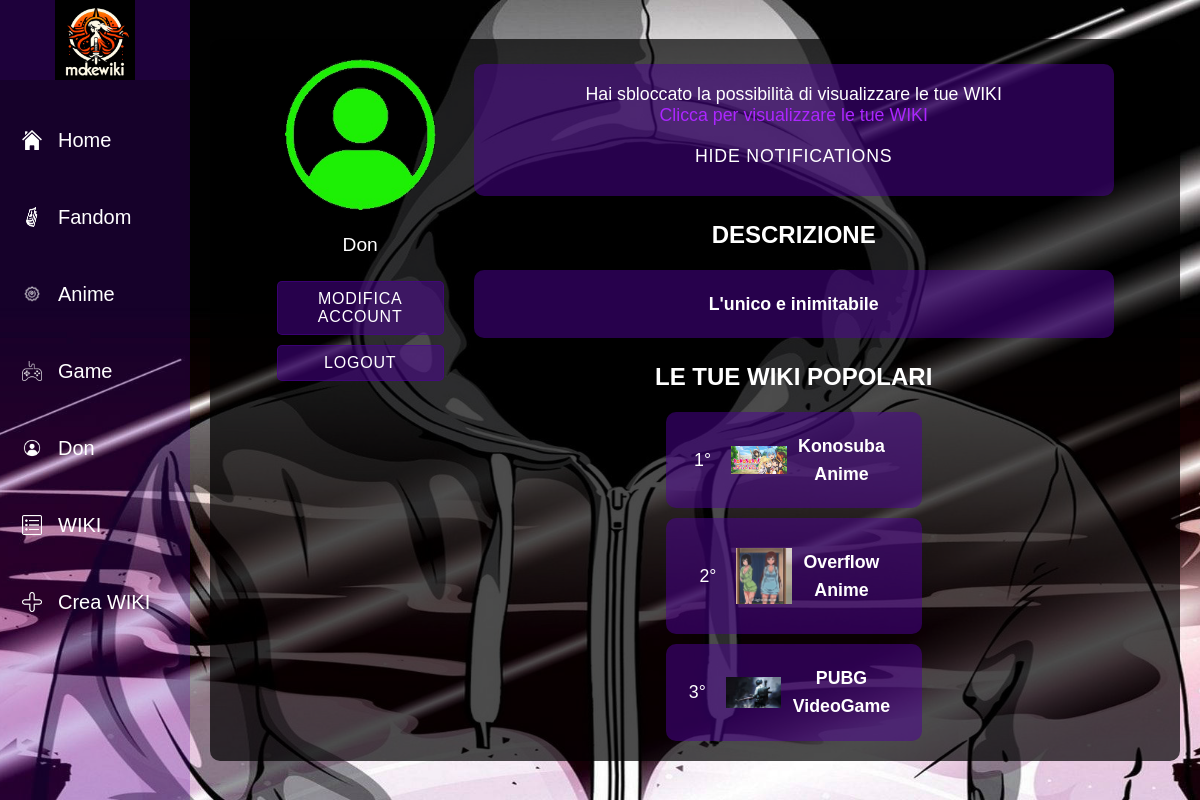
/account.php (signed in), run on the app's committed database.
### tables this page shows
CREATE TABLE `utenti` (
  `ID_utente` int(32) NOT NULL,
  `Nick` varchar(256) NOT NULL,
  `Nome` varchar(256) NOT NULL,
  `Cognome` varchar(256) NOT NULL,
  `email` varchar(256) NOT NULL,
  `password` varchar(256) NOT NULL,
  `isAdmin` tinyint(1) NOT NULL,
  `descrizione` varchar(512) NOT NULL,
  `wiki_count` int(32) NOT NULL
);

CREATE TABLE `wikipages` (
  `ID_wiki` int(32) NOT NULL,
  `Titolo` varchar(256) NOT NULL,
  `fk_id_utente` int(32) NOT NULL,
  `Descrizione` varchar(512) NOT NULL,
  `Tipologia` varchar(256) NOT NULL,
  `pathWiki` varchar(256) NOT NULL,
  `Data` date DEFAULT NULL
);

### account.php (the view, shortened to what this page needs)
<?php
    if (isset($_SESSION['user_nome']) && isset($_SESSION['user_nick'])) {
        $nick = $_SESSION['user_nick'];
        $email = $_SESSION['user_email'];
        $wikiCount = isset($_SESSION['user_wikiCount']) ? $_SESSION['user_wikiCount'] : 0;
    }
    $servername = "localhost";
    $username = "root";
    $password = "";
    $dbname = "makewiki";
    $conn = new mysqli($servername, $username, $password, $dbname);
    $sql = "SELECT w.ID_wiki, w.Titolo, w.Tipologia, w.pathWiki, COUNT(p.ID_preferenza) as popolarita, i.path as logoPath
            FROM wikipages w
            LEFT JOIN preferenze p ON w.ID_wiki = p.fk_ID_wiki
            LEFT JOIN imm_wiki iw ON w.ID_wiki = iw.fk_id_wiki AND iw.tipo = 'Logo'
            LEFT JOIN immagini i ON iw.fk_id_immagine = i.ID_immagine
            INNER JOIN utenti u ON w.fk_id_utente = u.ID_utente
            WHERE u.email='$email'
            GROUP BY w.ID_wiki
            ORDER BY popolarita DESC
            LIMIT 3";
    $stmt = $conn->prepare($sql);
    $stmt->execute();
    $result = $stmt->get_result();
    $wiki_data = [];
      while ($row = $result->fetch_assoc()) {
      $wiki_data[] = $row;
    }
    $sql = "SELECT * FROM utenti WHERE email='$email'";
    $stmt = $conn->prepare($sql);
    $stmt->execute();
    $result = $stmt->get_result();
    $row = $result->fetch_assoc();
?>
<!DOCTYPE html>
<html lang="en" >
<head>
  <link rel="stylesheet" href="style/style.css">
  <link rel="stylesheet" href="style/account_style.css">
  <link rel="stylesheet" href="style/anime_game_style.css">
</head>
<body>
<div>
  <nav id="navbar" style="max-width: 190px; min-width: 80px; z-index: 10;">
    <ul class="navbar-items flexbox-col">
      <li class="navbar-logo flexbox-left" style="align-items: center; height: 80px;">
        <img style="width: 80px; height: 80px;" src="images/img/OIG1.jpg" alt="Home Icon"/>
      </li>
      <li class="navbar-item flexbox-left">
        <a class="navbar-item-inner flexbox-left" href="home.php">
          <div class="navbar-item-inner-icon-wrapper flexbox">
            <img style="width: 20px; height: 20px;" src="images/navbar/home.png" alt="Home Icon" />
          </div>
          <span class="link-text" style="color: #ffff">Home</span>
        </a>
      </li>
      <li class="navbar-item flexbox-left">
        <a class="navbar-item-inner flexbox-left" href="fandom.php">
          <div class="navbar-item-inner-icon-wrapper flexbox">
            <img style="width: 20px; height: 20px;" src="images/navbar/news.png" alt="Home Icon" />
          </div>
          <span class="link-text" style="color: #ffff">Fandom</span>
        </a>
      </li>
      <li class="navbar-item flexbox-left">
        <a class="navbar-item-inner flexbox-left" href="anime.php">
          <div class="navbar-item-inner-icon-wrapper flexbox">
            <img style="width: 20px; height: 20px;" src="images/navbar/anime.png" alt="Home Icon" />
          </div>
          <span class="link-text" style="color: #ffff">Anime</span>
        </a>
      </li>
      <li class="navbar-item flexbox-left">
        <a class="navbar-item-inner flexbox-left" href="game.php">
          <div class="navbar-item-inner-icon-wrapper flexbox">
            <img style="width: 20px; height: 20px;" src="images/navbar/game.png" alt="Home Icon" />
          </div>
          <span class="link-text" style="color: #ffff">Game</span>
        </a>
      </li>
      <?php if ($nick != "") : ?>
        <li class="navbar-item flexbox-left">
          <a class="navbar-item-inner flexbox-left" href="account.php">
            <div class="navbar-item-inner-icon-wrapper flexbox">
              <img style="width: 20px; height: 20px;" src="images/navbar/users.png" alt="Account Icon" />
            </div>
            <span class="link-text" style="color: #ffff"><?php echo $nick; ?></span>
          </a>
        </li>
        <?php if($wikiCount > 0) : ?>
          <li class="navbar-item flexbox-left">
            <a class="navbar-item-inner flexbox-left" href="wiki.php">
              <div class="navbar-item-inner-icon-wrapper flexbox">
                <img style="width: 20px; height: 20px;" src="images/navbar/wiki.png" alt="Wiki Icon" />
              </div>
              <span class="link-text" style="color: #ffff">WIKI</span>
            </a>
          </li>
        <?php endif; ?>
        <li class="navbar-item flexbox-left">
          <a class="navbar-item-inner flexbox-left" href="new-wiki.php">
            <div class="navbar-item-inner-icon-wrapper flexbox">
              <img style="width: 20px; height: 20px;" src="images/navbar/new-wiki.png" alt="New Wiki Icon" />
            </div>
            <span class="link-text" style="color: #ffff">Crea WIKI</span>
          </a>
        </li>
      <?php endif; ?>
    </ul>
  </nav>
  <?php if ($nick=="") : ?>
<main id="main" class="flexbox-col" style="padding: 0px;">
  <div id="login-signup" style="width: 100%; height: 100%;">
    <div id="ain" style="width: 100%; height: 100%;">
      <section class="user">
        <div class="user_options-container" id="user_options-container">
          <div class="user_options-text" id="options-text">
            <div class="user_options-unregistered">
              <h2 class="user_unregistered-title">Don't have an account?</h2>
              <p class="user_unregistered-text">Create now!</p>
              <button class="user_unregistered-signup" id="signup-button">Sign up</button>
            </div>
            <div class="user_options-registered">
              <h2 class="user_registered-title">Already have an account!</h2>
              <p class="user_registered-text">Get started..</p>
              <button class="user_registered-login" id="login-button">Login</button>
            </div>
          </div>
          <div class="user_options-forms" id="user_options-forms" style="max-height: 800px;">
            <div class="user_forms-login">
              <h2 class="forms_title">Login</h2>
              <form class="forms_form" action="back-account/login.php" method="post">
                <fieldset class="forms_fieldset">
                  <div class="forms_field">
                    <input type="email" name="email" placeholder="Email" class="forms_field-input" required autofocus />
                  </div>
                  <div class="forms_field">
                    <input type="password" name="password" placeholder="Password" class="forms_field-input" required />
                  </div>
                </fieldset>
                <div class="forms_buttons">
                  <button type="button" class="forms_buttons-forgot">Forgot password?</button>
                  <input type="submit" value="Login" class="forms_buttons-action">
                </div>
              </form>
            </div>
            <div class="user_forms-signup" style="height: 800px; top: 25px;">
              <h2 class="forms_title">Sign Up</h2>
              <form class="forms_form" action="back-account/signup.php" method="post">
                <fieldset class="forms_fieldset">
                  <div class="forms_field">
                    <input type="text" name="nome" placeholder="Nome" class="forms_field-input" required />
                  </div>
                  <div class="forms_field">
                    <input type="text" name="cognome" placeholder="Cognome" class="forms_field-input" required />
                  </div>
                  <div class="forms_field">
                    <input type="text" name="nick" placeholder="Nickname" class="forms_field-input" required />
                  </div>
                  <div class="forms_field">
                    <input type="email" name="email" placeholder="Email" class="forms_field-input" required />
                  </div>
                  <div class="forms_field">
                    <input type="password" name="password" placeholder="Password" class="forms_field-input" required />
                  </div>
                </fieldset>
                <div class="forms_buttons">
                  <input type="submit" value="Sign up" class="forms_buttons-action">
                </div>
              </form>
            </div>
          </div>
        </div>
      </section>
    </div>
  </div>
</main>
<?php else : ?>
    <div id="visualizzaAccount">
      <main id="main" class="flexbox-col" style="display: flex; padding: 20px; margin-left: 0px; height: 100vh; position: fixed; align-items: center; justify-content: center;">
        <div id="account-form" style="max-width: 90%; margin-left: 190px; align-items: center;">
          <div id="ain" class="container" style="width: 100%; min-height: 100%; margin-top: 0px; item-align: center; border-radius: 10px; overflow: auto;">
            <div class="view" style="max-width: 100%;">
              <div id="column-profile" style="max-width: 20%;">
                  <img src="images/img/profile-base-icon.png" alt="Account Icon" id="profile-icon">
                  <?php echo "<p id=\"nick-utente\">".$nick ."</p>"; ?>
                  <button id="button-acc-profile" type="submit"  onclick="visualizzaAccount.style.display = 'none'; modificaAccount.style.display = 'block';" class="forms_buttons-action">Modifica Account</button>
                  <form class="forms_form" action="back-account/logout.php" method="post">
                    <div class="forms_buttons">
                      <input id="button-acc-profile" type="submit" value="Logout" class="forms_buttons-action">
                    </div>
                  </form>
              </div>
              <div id="column-info" style="width: 100%; margin-left: 10px;">
                <div id="notification" style="text-align: center;">
                  <?php if($wikiCount == 0) : ?>
                  <button class="notification-item" onclick="window.location.href='new-wiki.php';" style="text-align: center;">
                    Hai sbloccato la possibilità di creare le tue WIKI
                    <br><span style="color: rgb(172, 38, 255);">Clicca per provare la creazione WIKI</span>
                  </button>
                  <?php else : ?>
                  <button class="notification-item" onclick="window.location.href='wiki.php';" style="text-align: center;">
                    Hai sbloccato la possibilità di visualizzare le tue WIKI
                    <br><span style="color: rgb(172, 38, 255);">Clicca per visualizzare le tue WIKI</span>
                  </button>
                  <?php endif; ?>
                  <div style="display: flex; justify-content: center;">
                    <button class="notification-item" id="hideNotifications" onclick="notification.style.display='none';">Hide Notifications</button>
                  </div>
                </div>
                <div id="description" style="text-align: center;">
                  <h3 class="section-title">Descrizione</h3>
                  <div class="activity-item">
                    <p class="activity-text" style="max-height: 200px; overflow-y: auto; margin: 0 auto; width: 100%;">
                      <?php echo $row['descrizione'];?>
                    </p>
                  </div>
                </div>
                <div id="popular-wiki" style="text-align: center;">
                  <h3 class="section-title">Le Tue Wiki Popolari</h3>
                  <?php
                  $positions = ["1°", "2°", "3°"];
                  foreach ($wiki_data as $index => $wiki) {
                      ?>
                      <div class="activity-item" style="width: 40%; margin: 0 auto; margin-top: 10px;">
                          <div style="display: flex; align-items: center; justify-content: center;">
                              <div style="width: 35%; padding: 10px; display: flex; align-items: center; justify-content: center;">
                                  <p><?php echo $positions[$index]; ?></p>
                                  <img style="width: 100%; height: auto; margin-left: 20px;" src="<?php echo htmlspecialchars($wiki['logoPath'] ? $wiki['logoPath'] : 'images/gif/sus.gif'); ?>" alt="Wiki Image" class="centered-image" />
                              </div>
                              <div style="margin-left: 20px;">
                                  <p class="activity-text" style="margin: 0;"><?php echo htmlspecialchars($wiki['Titolo']); ?></p>
                                  <p class="activity-text"><?php echo htmlspecialchars($wiki['Tipologia']); ?></p>
                              </div>
                          </div>
                      </div>
                      <?php
                  }
                      ?>
              </div>
              </div>
            </div>
          </div>
        </div>
      </main>
    </div>
    <?php endif; ?>
</div>
</body>
</html>

### data on the page
utenti: descrizione "L'unico e inimitabile"
wikipages: index "1°", shows a picture, Titolo "Konosuba", Tipologia "Anime"
wikipages: index "2°", shows a picture, Titolo "Overflow", Tipologia "Anime"
wikipages: index "3°", shows a picture, Titolo "PUBG", Tipologia "VideoGame"

### other printed values
$nick "Don"
